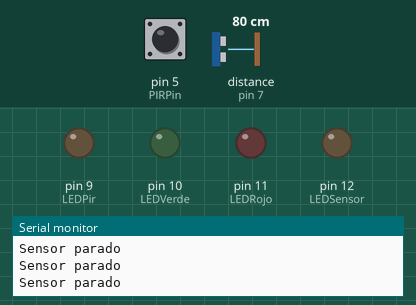
This sketch was run on a simulated Arduino Uno, built with avr-gcc and run on an emulated ATmega328P. Shown: output pins drawn as LEDs (lit = HIGH), the last lines printed to the serial monitor. Dashed ring = blinking. Inputs (shaded band) come from the test bench; at power-on: pin 5 (PIRPin) LOW, distance to the obstacle (sensor on pin 7) 80 cm. The echo pulse lasts 58.3 µs per cm; pins used as bus, display or sensor lines are not drawn.

Above: at 1.2 s.
1.3 s: pin 5 (PIRPin) driven HIGH
At 1.7 s:
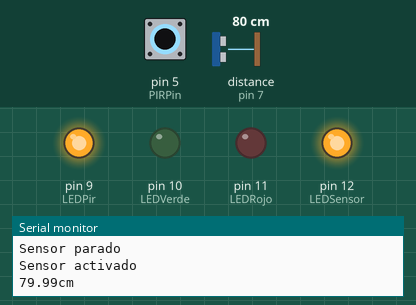
4.3 s: distance to the obstacle (sensor on pin 7) set to 33 cm
7.3 s: distance to the obstacle (sensor on pin 7) set to 28 cm
At 8.2 s:
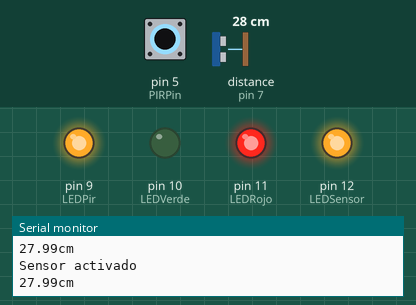
9.3 s: pin 5 (PIRPin) driven LOW
At 9.7 s:
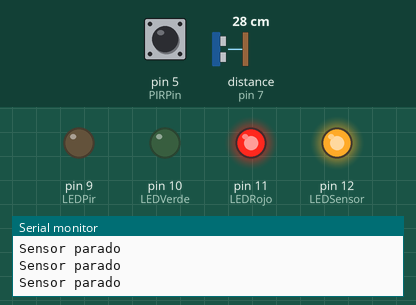
10.8 s: pin 5 (PIRPin) pulsed HIGH 5 times (0.12 s each, 0.3 s apart)
At 11.2 s:
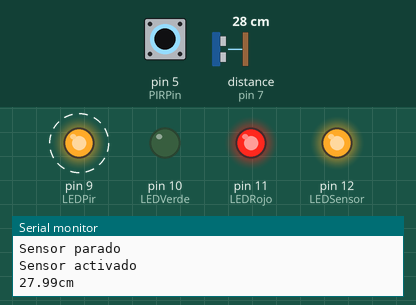
15.3 s: pin 5 (PIRPin) pulsed HIGH 5 times (0.12 s each, 0.3 s apart)
At 18.1 s:
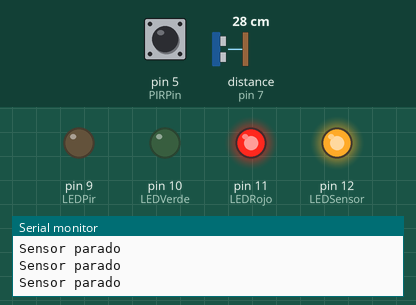
Timing chart, 0 to 19.6 s (numbered marks = the images above; inputs shaded):
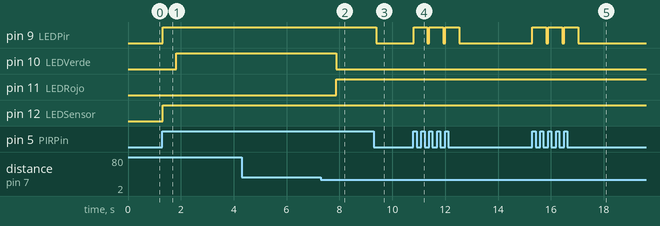

The sketch:

CodigoProyectoFinalParqueo.ino
```cpp
// Pines utilizados
#define LEDPir 9     // LED de encendido del PIR
#define LEDSensor 12      // LED de encendido del Sensor Ultra sonido

#define LEDVerde 10       // LED de parqueo libre
#define LEDRojo 11        // LED de parqueo no disponible

#define PIRPin 5       // pin de entrada (for PIR sensor)
#define TRIGGER 6           // pin de entrada Trigger del Sensor Ultrasonido
#define ECHO 7            // pin de entrada Echo del Sensor Ultrasonido

//Constantes para el sensor PIR
int pirState = LOW;           // de inicio no hay movimiento en el PIR
int val = 0;                  // estado del pin

// Constantes para el sensor de Ultra sonido
const float sonido = 34300.0; // Velocidad del sonido en cm/s
const float umbral1 = 30.0; // Umbral de distancia más lejana, apenas se detecta el auto.
const float umbral2 = 20.0; // Umbral de distancia media, utilizado para alertas de proximidad.
const float umbral3 = 10.0; // Umbral de distancia corta, utilizado para alertas de proximidad.

void setup() {
  //Iniciar el monitor serie
  Serial.begin(9600);

  // Modo entrada/salida de los pines
  pinMode(LEDPir, OUTPUT);
  pinMode(LEDSensor, OUTPUT);
  pinMode(LEDVerde, OUTPUT);
  pinMode(LEDRojo, OUTPUT);
  pinMode(PIRPin, INPUT);
  pinMode(TRIGGER, OUTPUT);
  pinMode(ECHO, INPUT);

  // Apagamos todos los LEDs
  apagarLEDs();
}

void loop() {

  val = LOW;
  val = digitalRead(PIRPin);

  //Si está activado el sensor PIR
  if (val == HIGH) {

    //Encienda el LED de indicador de PIR
    digitalWrite(LEDPir, HIGH);

    Serial.println("Sensor activado");

    digitalWrite(LEDSensor, HIGH);
    //Se inicia el sensor de Ultrasonido

    // Preparamos el sensor de ultrasonidos
    iniciarTrigger();

    // Obtenemos la distancia
    float distancia = calcularDistancia();

    // Apagamos todos los LEDs de parqueo
    digitalWrite(LEDVerde, LOW);
    digitalWrite(LEDRojo, LOW);

    /* Si el sensor detecta que el objeto se encuentra en el umbral de parqueo*/
    if (distancia < umbral1) {
      // Revisamos el estado de los leds y alertas
      parqueo(distancia);
    } else {
      //Si no, es porque el parqueadero esta libre
      digitalWrite(LEDVerde, HIGH);
      digitalWrite(LEDRojo, LOW);
      digitalWrite(LEDSensor, LOW);

    }
  }

  //Si por el contrario el sensor está desactivado
  else {

    //LED del PIR desactivado
    digitalWrite(LEDPir, LOW);
    Serial.println("Sensor parado");


  }
}

//Metodo para apagar todos los LEDS
void apagarLEDs() {
  // Apagamos todos los LEDs
  digitalWrite(LEDPir, LOW);
  digitalWrite(LEDSensor, LOW);
  digitalWrite(LEDVerde, LOW);
  digitalWrite(LEDRojo, LOW);
}

// Método que inicia la secuencia del Trigger para comenzar a medir
void iniciarTrigger() {
  // Ponemos el Trigger en estado bajo y esperamos 2 ms
  digitalWrite(TRIGGER, LOW);
  delayMicroseconds(2);

  // Ponemos el pin Trigger a estado alto y esperamos 10 ms
  digitalWrite(TRIGGER, HIGH);
  delayMicroseconds(10);

  // Comenzamos poniendo el pin Trigger en estado bajo
  digitalWrite(TRIGGER, LOW);
}

// Función que comprueba las distancias de parqueo
/*const float umbral1 = 30.0;
  const float umbral2 = 20.0;
  const float umbral3 = 10.0; */
void parqueo(float distancia) {
  if (distancia < umbral1 && distancia >= umbral2) {
    // Encendemos el LED rojo de parqueo y apagamos el LED verde
    digitalWrite(LEDRojo, HIGH);
    digitalWrite(LEDVerde, LOW);

  } else if (distancia < umbral2 && distancia > umbral3) {
    // Encendemos el LED rojo de parqueo y apagamos el LED verde
    /*Esta opcion se deja en caso de querer añadir una alerta de proximidad al sensor*/
    digitalWrite(LEDRojo, HIGH);
    digitalWrite(LEDVerde, LOW);

  } else if (distancia <= umbral3) {
    // Encendemos el LED rojo de parqueo y apagamos el LED verde
    /*Esta opcion se deja en caso de querer añadir una alerta de proximidad al sensor*/
    digitalWrite(LEDRojo, HIGH);
    digitalWrite(LEDVerde, LOW);
  }
}

// Método que calcula la distancia a la que se encuentra un objeto.
// Devuelve una variable tipo float que contiene la distancia
float calcularDistancia() {
  // La función pulseIn obtiene el tiempo que tarda en cambiar entre estados, en este caso a HIGH
  unsigned long tiempo = pulseIn(ECHO, HIGH);

  // Obtenemos la distancia en cm, hay que convertir el tiempo en segundos ya que está en microsegundos
  // por eso se multiplica por 0.000001
  float distancia = tiempo * 0.000001 * sonido / 2.0;
  Serial.print(distancia);
  Serial.print("cm");
  Serial.println();
  delay(500);

  return distancia;
}
```

Measured:
- the behaviour switches between 31 and 30 cm on distance to the obstacle (sensor on pin 7) (found by bisection; images 1 and 2)
- after the input at 1.3 s, pin 9 (LEDPir), pin 12 (LEDSensor): LOW → HIGH at once; pin 10 (LEDVerde): LOW → HIGH after 0.53 s
- after the input at 7.3 s, pin 10 (LEDVerde): HIGH → LOW after 0.58 s; pin 11 (LEDRojo): LOW → HIGH after 0.58 s
- after the input at 9.3 s, pin 9 (LEDPir): HIGH → LOW after 0.09 s
- after the input at 10.8 s, pin 9 (LEDPir): alternates HIGH for 0.53 s and LOW for 0.07 s, 6 changes in all, then stays LOW, starting at once
- after the input at 15.3 s, pin 9 (LEDPir): alternates HIGH for 0.53 s and LOW for 0.07 s, 6 changes in all, then stays LOW, starting at once
